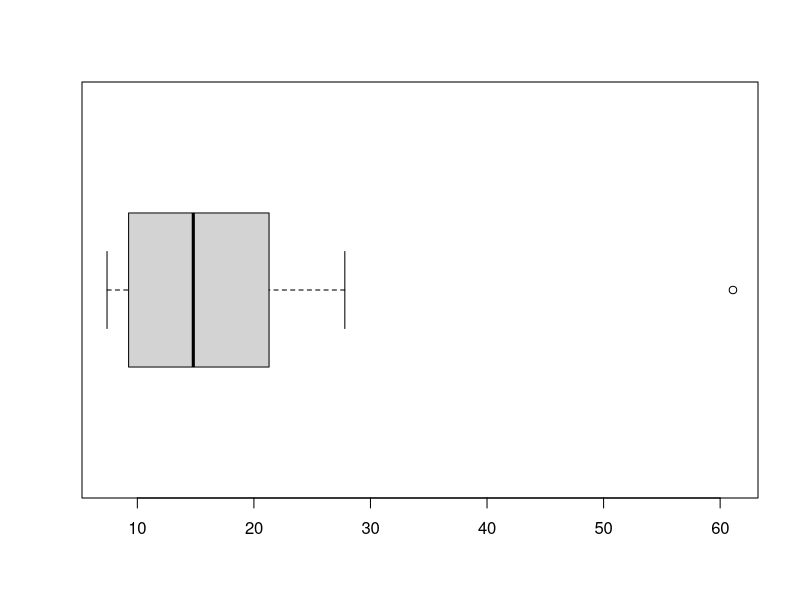
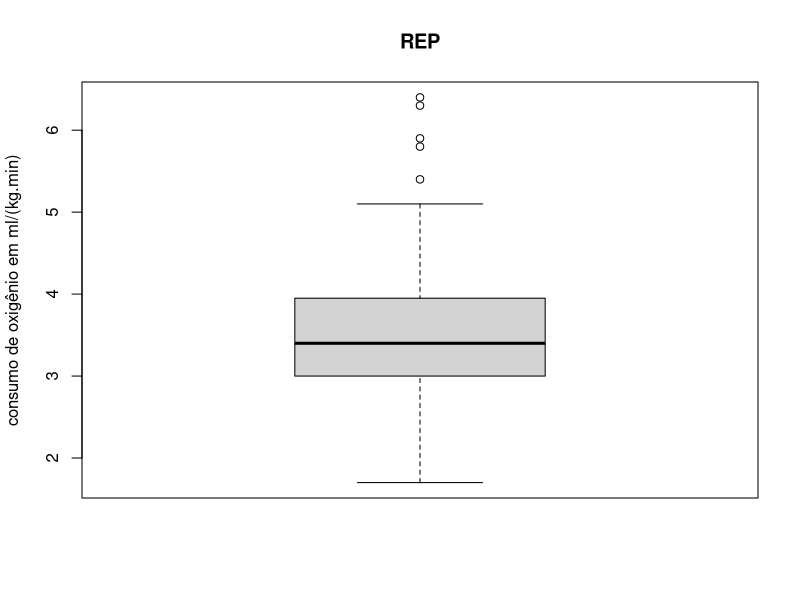
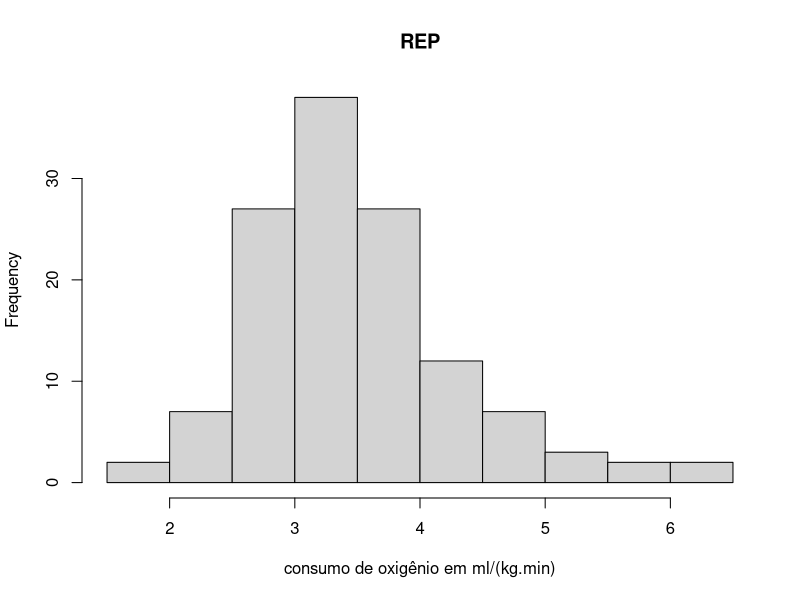
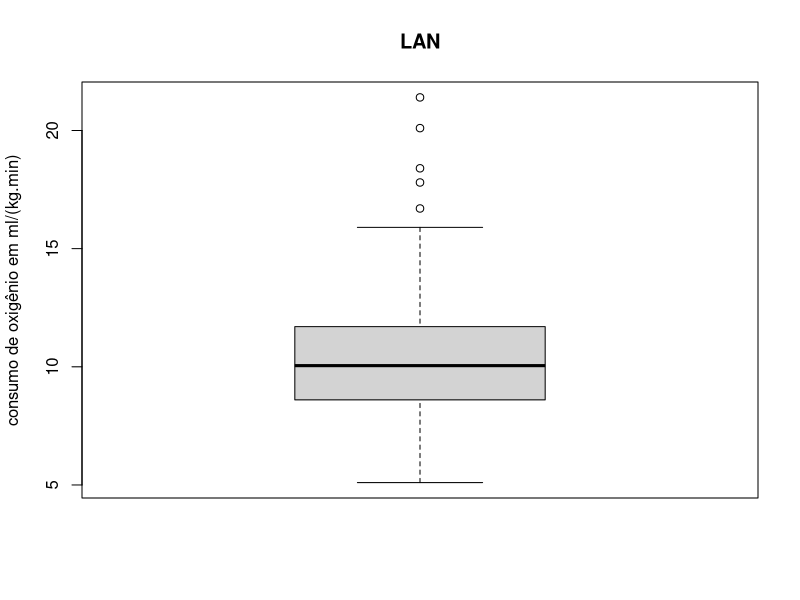
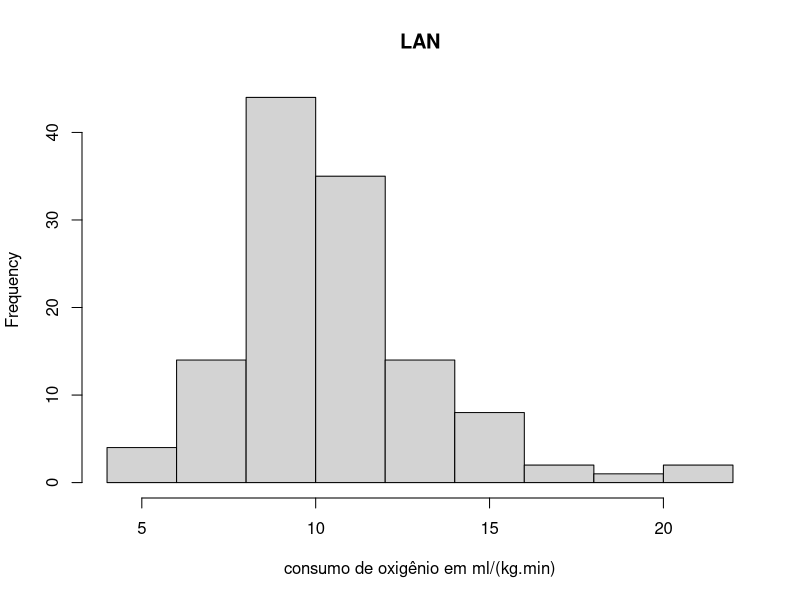
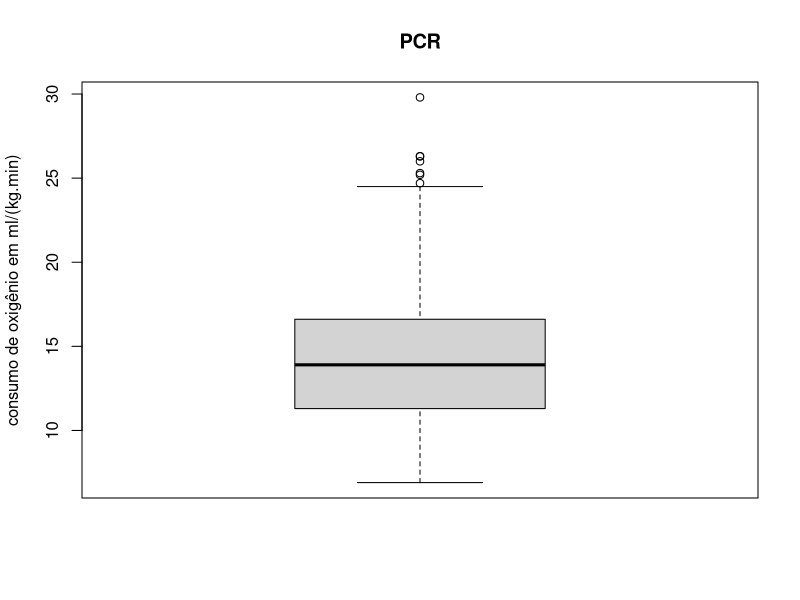
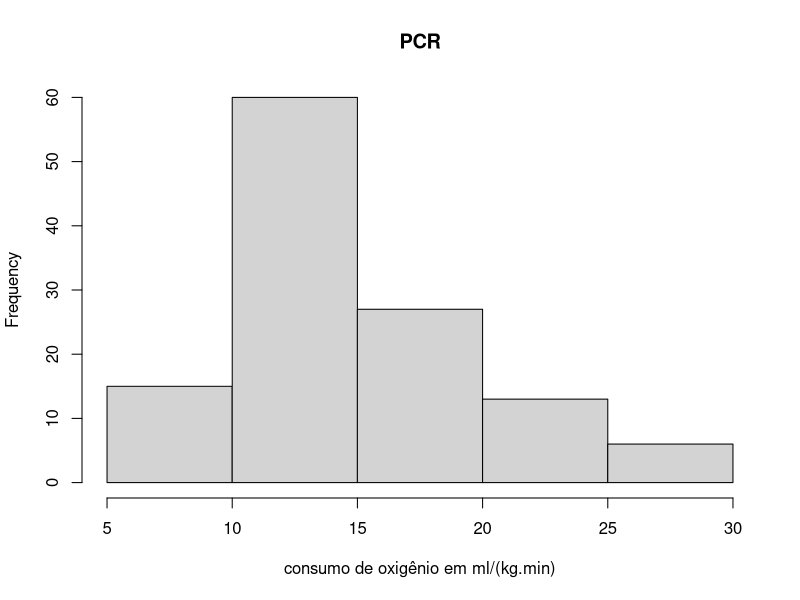
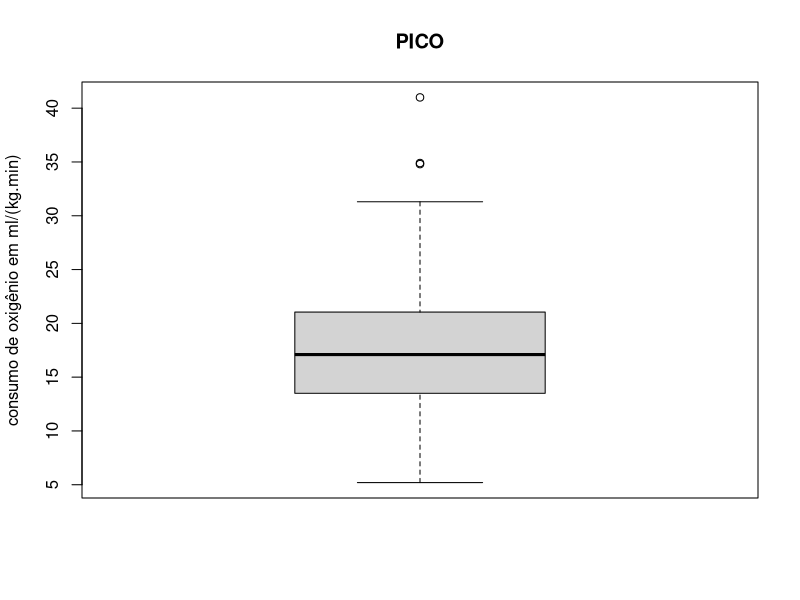

Write the R code that produced these figures, in order.
## ---- chunk 1
knitr::opts_chunk$set(echo = TRUE)
## ---- chunk 2
# Importando arquivo cidades
library(readxl)
cidades <- read_excel("data/cidades.xls")
cidades <- head(cidades, -2)

# Resumo das variáveis
summary(cidades)

# Observações omissas
summary(cidades == "-")
## ---- chunk 3
library(readxl)
vento <- read_excel("data/vento.xls")
vel_vento = vento$vt

# Calculando medidas de posição
# (média aritmética, mediana, meia média, quartis)

print("Resumo (TOTAL)")
resumo_total <- summary(vel_vento) # min/max, q1, q2, q3, média, mediana
resumo_total


print("Resumo (ajustado, removendo valor atípico, 61,1)")
remov <- vel_vento[vel_vento < max(vel_vento)]
resumo_remov <- summary(remov)
resumo_remov

print("Diferença (com vl. atípico - sem vl. atípico)")
resumo_total - resumo_remov

print("Resumo (alpha = 0.25 / meia média)")
alpha = 0.25
resumo_meia <- summary(
  vel_vento[vel_vento > quantile(vel_vento, alpha) & vel_vento < quantile(vel_vento, 1-alpha)]
)
resumo_meia


# Calculando medidas de dispersão
dispersao <- function(arg, name) {
  sprintf("Dispersão (%s): Variância: %6.2f | Desvio Padrão: %6.2f | Desvio médio %6.2f", name, var(arg), sd(arg), mad(arg))
}

dispersao(vel_vento, "Total")
dispersao(remov, "Ajustado")

print("Diferença nas medidas de dispersão (com vl. atípico - sem vl. atípico)")
  sprintf("Variância: %6.2f | Desvio Padrão: %6.2f | Desvio médio %6.2f", var(vel_vento) - var(remov), sd(vel_vento) - sd(remov), mad(vel_vento) - mad(remov))

## ---- chunk 4
stem(vel_vento)

boxplot(vel_vento, horizontal=TRUE)
pontos <- c(boxplot.stats(vel_vento)$stats, max(vel_vento))
## ---- chunk 5
vento <- read_excel("data/vento.xls")$vt

x_func <- function(x, p) {
  if (p == 0) {
    return(log10(x))
  }
  if (p < 0) {
    return( - (x ^ p))
  }
  return(x ^ p)
}

dp <- function(data) {
  return(mean(data) - median(data)) / mad(data)
}

p <- 0
sprintf("p = %5.2f, dp = %5.2f", p, dp(x_func(vento, p)))
p <- 1/4
sprintf("p = %5.2f, dp = %5.2f", p, dp(x_func(vento, p)))
p <- 1/3
sprintf("p = %5.2f, dp = %5.2f", p, dp(x_func(vento, p)))
p <- 1/2
sprintf("p = %5.2f, dp = %5.2f", p, dp(x_func(vento, p)))
p <- 3/4
sprintf("p = %5.2f, dp = %5.2f", p, dp(x_func(vento, p)))
## ---- chunk 6
options(warn = -1)
dados <- suppressMessages(read_excel("data/esforco.xls", sheet = "dados"))
dados_vo2 <- dados[, c(14, 24, 37, 49)]
dados_vo2 <- dados_vo2[c(-1, -2),]
headers_vo2 <- c("REP", "LAN", "PCR", "PICO")
for(i in 1:ncol(dados_vo2)) {       # for-loop over columns
  coluna = as.numeric(unlist(dados_vo2[, i]))
  cat(headers_vo2[i], "\n")
  print(summary(coluna))
  boxplot(coluna, main=headers_vo2[i], ylab="consumo de oxigênio em ml/(kg.min)")
  hist(coluna, main=headers_vo2[i], xlab="consumo de oxigênio em ml/(kg.min)")
  cat("\n")
}
## ---- chunk 7
dados_nyha <- dados[c(-1, -2), c(11)]
table(dados_nyha)
hist(as.numeric(unlist(dados_nyha)), main="classe funcional pelo critério NYHA (1 a 4)")
## ---- chunk 8
MEAN = 12
SD = 4
sim <- rnorm(10000, 12, 4)

hist(sim)
sprintf("Média: %.3f | Desvio padrão: %.3f", MEAN, SD)
sprintf("Média amostral: %.3f | Desvio padrão amostral: %.3f", mean(sim), sd(sim))
sprintf("Dif. Média: %.3f | Dif. Desvio padrão: %.3f", abs(MEAN-mean(sim)), abs(sd(sim) - SD))

## ---- chunk 9

run_sample_test <- function(sample, n) {
  SAMPLE_COUNT = 500
  samples_means <- replicate(SAMPLE_COUNT, mean(sample(sample, n)))
  hist(samples_means, main  = 
  sprintf("n = %d | Erro padrão da média: %.2f", n, sd(samples_means)))
}

run_sample_test(sim, 4)
run_sample_test(sim, 9)
run_sample_test(sim, 100)
## ---- chunk 10
k = 3
sim_chisq <- rchisq(10000, df=k)

hist(sim_chisq)
sprintf("Média: %.3f | Desvio padrão: %.3f", k, sqrt(2 * k))
sprintf("Média amostral: %.3f | Desvio padrão amostral: %.3f", mean(sim_chisq), sd(sim_chisq))
sprintf("Dif. Média: %.3f | Dif. Desvio padrão: %.3f", abs(k-mean(sim_chisq)), abs(sd(sim_chisq) - sqrt(2 * k)))

run_sample_test(sim_chisq, 4)
run_sample_test(sim_chisq, 9)
run_sample_test(sim_chisq, 100)
